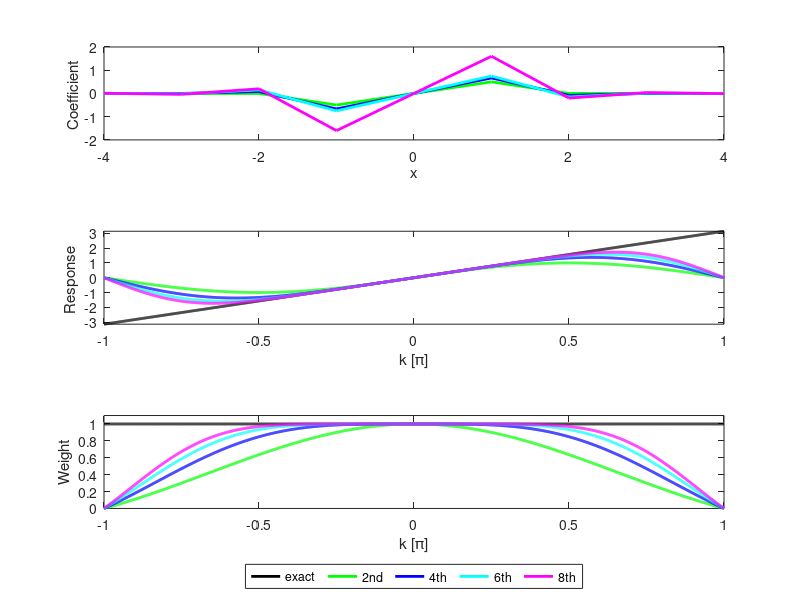

Here is the MATLAB script that generated this plot:
function operator()
clf; hold on;

k = linspace(-pi,pi,1800);

% ------------------------------------------------------------
% exact
s0 = k;
t0= s0./k;

% ------------------------------------------------------------
% Joe
c = 0.5.*(1+cos(k));
sj= s0.*c;
tj= sj./k;

% ------------------------------------------------------------
% second order
s2 = sin(k);
t2 = s2./k;
c2 = [0 0 0 -1/2 0 1/2 0 0 0];
% ------------------------------------------------------------
% fourth order
s4 = 4/3*sin(k) - 1/6*sin(2*k);
t4 = s4./k;
c4 = [0 0 1/12 -2/3 0 2/3 -1/12 0 0];
% ------------------------------------------------------------
% sixth order
s6 = 3/2*sin(k) - 3/10*sin(2*k) + 1/30*sin(3*k);
t6 = s6./k;
c6 = [0 -1/60 3/20 -3/4 0 3/4 -3/20 1/60 0];
% ------------------------------------------------------------
% eigth order
s8 = 8/5*sin(k) - 2/5*sin(2*k) + 8/105*sin(3*k) - 1/140*sin(4*k);
t8 = s8./k;
c8 = [1/140 -4/105 1/5 -8/5 0 8/5 -1/5 4/105 -1/140];

x=[-4:1:4];
subplot(3,1,1)
plot(x,c2,'g','LineWidth',2);hold on;
plot(x,c4,'b','LineWidth',2);
plot(x,c6,'c','LineWidth',2);
plot(x,c8,'m','LineWidth',2);
xlabel('x');
ylabel('Coefficient ');
%legend('2nd','4th','6th','8th','Location','SouthEastOutside')

subplot(3,1,2)
plot(k/pi,s0,'k','LineWidth',2); hold on;
%plot(k/pi,sj,'r','LineWidth',2);
plot(k/pi,s2,'g','LineWidth',2);
plot(k/pi,s4,'b','LineWidth',2);
plot(k/pi,s6,'c','LineWidth',2);
plot(k/pi,s8,'m','LineWidth',2);

axis([-1 +1 -pi +pi]);
xlabel('k [\pi]');
ylabel('Response ');
%legend('exact','2nd','4th','6th','8th','Location','SouthEastOutside')

subplot(3,1,3)
plot(k/pi,t0,'k','LineWidth',2); hold on;
%plot(k/pi,tj,'r','LineWidth',2); 
plot(k/pi,t2,'g','LineWidth',2);
plot(k/pi,t4,'b','LineWidth',2);
plot(k/pi,t6,'c','LineWidth',2);
plot(k/pi,t8,'m','LineWidth',2);

axis([-1 +1 0 1.1]);
xlabel('k [\pi]');
ylabel('Weight');
legend('exact','2nd','4th','6th','8th','Location','SouthOutside','orientation','horizontal')

